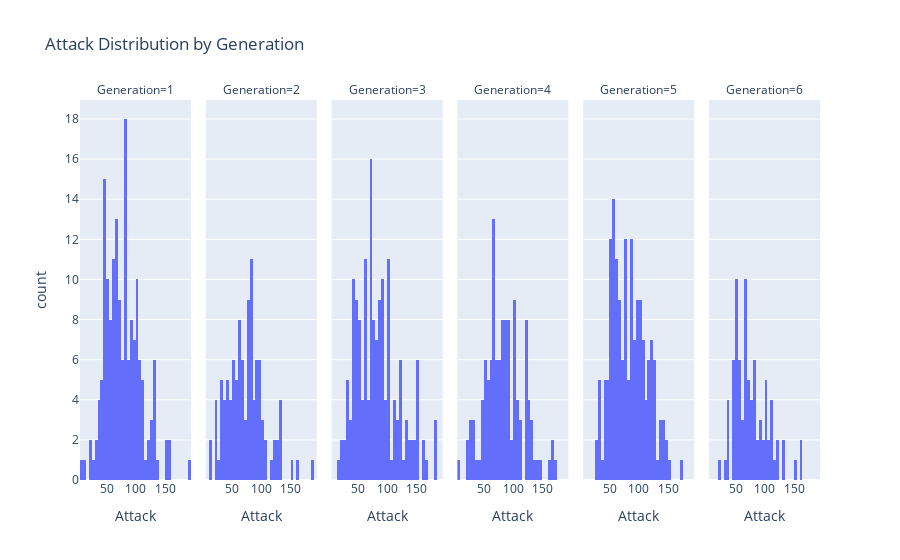

Notebook code for this chart:
### Markdown cell above
Let's try to group by our no. of Attacks by Pokemon Types looking at many histograms at a time:

### Code cell
import plotly.express as px
fig = px.histogram(df_pokemon, x='Attack', facet_col='Generation', title="Attack Distribution by Generation")
fig.show()

### Figure 1 — Plotly figure (JSON) as saved in the notebook; plotly's stock layout.template omitted (floating-point values rounded to 4 significant figures; data arrays with more than 128 entries replaced by an {"elided": "..."} marker saying what was removed)
{"data": [{"alignmentgroup": "True", "bingroup": "x", "hovertemplate": "Generation=1<br>Attack=%{x}<br>count=%{y}<extra></extra>", "legendgroup": "", "marker": {"color": "#636efa", "pattern": {"shape": ""}}, "name": "", "offsetgroup": "", "orientation": "v", "showlegend": false, "type": "histogram", "x": {"elided": "166 int values"}, "xaxis": "x", "yaxis": "y"}, {"alignmentgroup": "True", "bingroup": "x", "hovertemplate": "Generation=2<br>Attack=%{x}<br>count=%{y}<extra></extra>", "legendgroup": "", "marker": {"color": "#636efa", "pattern": {"shape": ""}}, "name": "", "offsetgroup": "", "orientation": "v", "showlegend": false, "type": "histogram", "x": [49, 62, 82, 52, 64, 84, 65, 80, 105, 46, 76, 30, 50, 20, 35, 60, 90, 90, 38, 58, 40, 25, 30, 20, 40, 50, 75, 40, 55, 75, 95, 80, 20, 50, 100, 75, 35, 45, 55, 70, 30, 75, 65, 45, 85, 65, 65, 85, 75, 60, 72, 33, 80, 65, 90, 70, 75, 85, 125, 80, 120, 95, 130, 150, 10, 125, 185, 95, 80, 130, 40, 50, 50, 100, 55, 65, 105, 55, 40, 80, 60, 90, 90, 95, 60, 120, 80, 95, 20, 35, 95, 30, 63, 75, 80, 10, 85, 115, 75, 64, 84, 134, 164, 90, 130, 100], "xaxis": "x2", "yaxis": "y2"}, {"alignmentgroup": "True", "bingroup": "x", "hovertemplate": "Generation=3<br>Attack=%{x}<br>count=%{y}<extra></extra>", "legendgroup": "", "marker": {"color": "#636efa", "pattern": {"shape": ""}}, "name": "", "offsetgroup": "", "orientation": "v", "showlegend": false, "type": "histogram", "x": {"elided": "160 int values"}, "xaxis": "x3", "yaxis": "y3"}, {"alignmentgroup": "True", "bingroup": "x", "hovertemplate": "Generation=4<br>Attack=%{x}<br>count=%{y}<extra></extra>", "legendgroup": "", "marker": {"color": "#636efa", "pattern": {"shape": ""}}, "name": "", "offsetgroup": "", "orientation": "v", "showlegend": false, "type": "histogram", "x": [68, 89, 109, 58, 78, 104, 51, 66, 86, 55, 75, 120, 45, 85, 25, 85, 65, 85, 120, 30, 70, 125, 165, 42, 52, 29, 59, 79, 69, 94, 30, 80, 45, 65, 105, 35, 60, 48, 83, 100, 50, 80, 66, 76, 136, 60, 125, 55, 82, 30, 63, 93, 24, 89, 80, 25, 5, 65, 92, 70, 90, 130, 170, 85, 70, 110, 145, 72, 112, 50, 90, 61, 106, 100, 49, 69, 20, 62, 92, 132, 120, 70, 85, 140, 100, 123, 95, 50, 76, 110, 60, 95, 130, 80, 125, 165, 55, 100, 80, 50, 65, 65, 65, 65, 65, 75, 105, 125, 120, 120, 90, 160, 100, 120, 70, 80, 100, 90, 100, 103, 120], "xaxis": "x4", "yaxis": "y4"}, {"alignmentgroup": "True", "bingroup": "x", "hovertemplate": "Generation=5<br>Attack=%{x}<br>count=%{y}<extra></extra>", "legendgroup": "", "marker": {"color": "#636efa", "pattern": {"shape": ""}}, "name": "", "offsetgroup": "", "orientation": "v", "showlegend": false, "type": "histogram", "x": {"elided": "165 int values"}, "xaxis": "x5", "yaxis": "y5"}, {"alignmentgroup": "True", "bingroup": "x", "hovertemplate": "Generation=6<br>Attack=%{x}<br>count=%{y}<extra></extra>", "legendgroup": "", "marker": {"color": "#636efa", "pattern": {"shape": ""}}, "name": "", "offsetgroup": "", "orientation": "v", "showlegend": false, "type": "histogram", "x": [61, 78, 107, 45, 59, 69, 56, 63, 95, 36, 56, 50, 73, 81, 35, 22, 52, 50, 68, 38, 45, 65, 65, 100, 82, 124, 80, 48, 48, 48, 80, 110, 150, 50, 52, 72, 48, 80, 54, 92, 52, 105, 60, 75, 53, 73, 38, 55, 89, 121, 59, 77, 65, 92, 58, 50, 50, 75, 100, 80, 70, 110, 66, 66, 66, 66, 90, 85, 95, 100, 69, 117, 30, 70, 131, 131, 100, 100, 160, 110, 160, 110], "xaxis": "x6", "yaxis": "y6"}], "layout": {"annotations": [{"font": {}, "showarrow": false, "text": "Generation=1", "x": 0.075, "xanchor": "center", "xref": "paper", "y": 1, "yanchor": "bottom", "yref": "paper"}, {"font": {}, "showarrow": false, "text": "Generation=2", "x": 0.245, "xanchor": "center", "xref": "paper", "y": 1, "yanchor": "bottom", "yref": "paper"}, {"font": {}, "showarrow": false, "text": "Generation=3", "x": 0.415, "xanchor": "center", "xref": "paper", "y": 1, "yanchor": "bottom", "yref": "paper"}, {"font": {}, "showarrow": false, "text": "Generation=4", "x": 0.585, "xanchor": "center", "xref": "paper", "y": 1, "yanchor": "bottom", "yref": "paper"}, {"font": {}, "showarrow": false, "text": "Generation=5", "x": 0.755, "xanchor": "center", "xref": "paper", "y": 1, "yanchor": "bottom", "yref": "paper"}, {"font": {}, "showarrow": false, "text": "Generation=6", "x": 0.925, "xanchor": "center", "xref": "paper", "y": 1, "yanchor": "bottom", "yref": "paper"}], "barmode": "relative", "legend": {"tracegroupgap": 0}, "title": {"text": "Attack Distribution by Generation"}, "xaxis": {"anchor": "y", "domain": [0, 0.15], "title": {"text": "Attack"}}, "xaxis2": {"anchor": "y2", "domain": [0.17, 0.32], "matches": "x", "title": {"text": "Attack"}}, "xaxis3": {"anchor": "y3", "domain": [0.34, 0.49], "matches": "x", "title": {"text": "Attack"}}, "xaxis4": {"anchor": "y4", "domain": [0.51, 0.66], "matches": "x", "title": {"text": "Attack"}}, "xaxis5": {"anchor": "y5", "domain": [0.68, 0.83], "matches": "x", "title": {"text": "Attack"}}, "xaxis6": {"anchor": "y6", "domain": [0.85, 1], "matches": "x", "title": {"text": "Attack"}}, "yaxis": {"anchor": "x", "domain": [0, 1], "title": {"text": "count"}}, "yaxis2": {"anchor": "x2", "domain": [0, 1], "matches": "y", "showticklabels": false}, "yaxis3": {"anchor": "x3", "domain": [0, 1], "matches": "y", "showticklabels": false}, "yaxis4": {"anchor": "x4", "domain": [0, 1], "matches": "y", "showticklabels": false}, "yaxis5": {"anchor": "x5", "domain": [0, 1], "matches": "y", "showticklabels": false}, "yaxis6": {"anchor": "x6", "domain": [0, 1], "matches": "y", "showticklabels": false}}}
